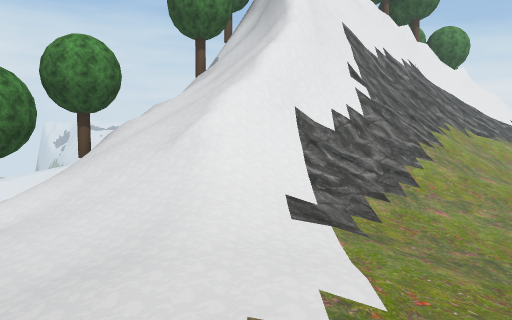
view 1 (above)

17 first-person views from a walk through a Unity game level. The camera is 1.5 m above the floor, tilts 4° down and sees 70° across. The floor is counted in squares, 2 m on a side. Each view is taken from the middle of a square. On the plan, view 1 faces up. The plan holds only what a view shows up to about 11 squares ahead; the rest is blank. The place goes on beyond the plan. Some trees and plants on the terrain are drawn as simple stand-ins. The player is left out.

view 2
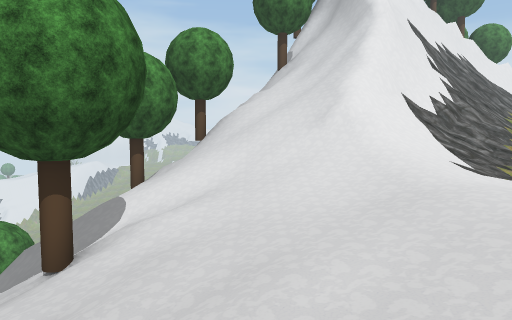

view 3
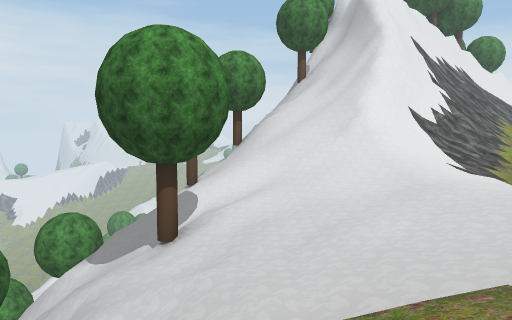

view 4
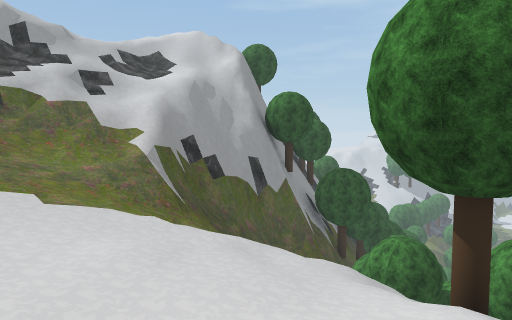

view 5
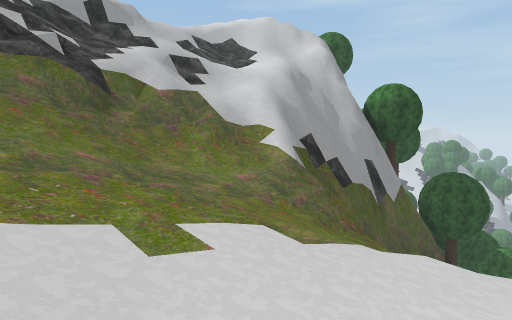

view 6
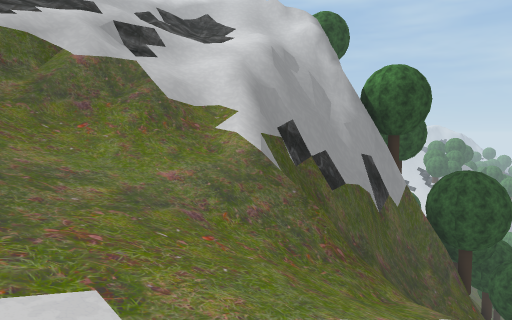

view 7
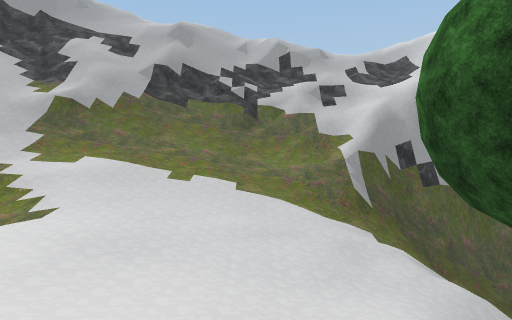

view 8
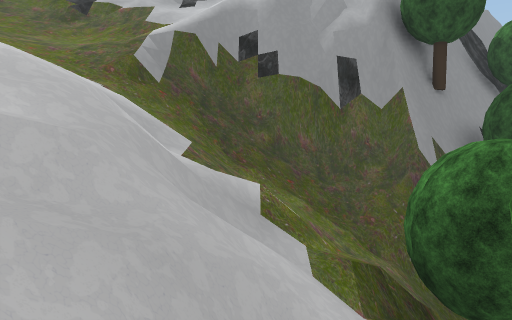

view 9
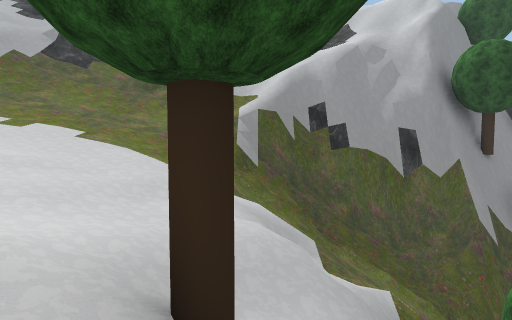

view 10
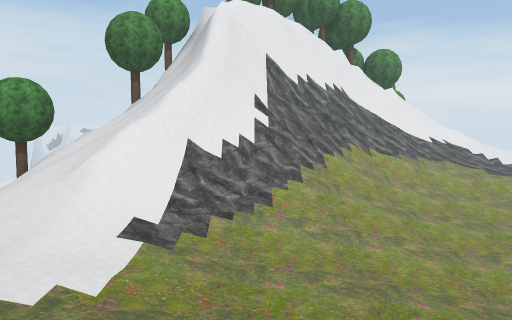

view 11
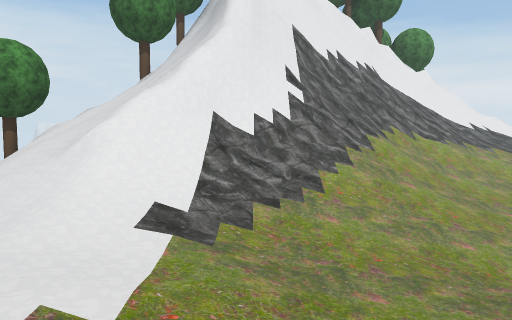

view 12
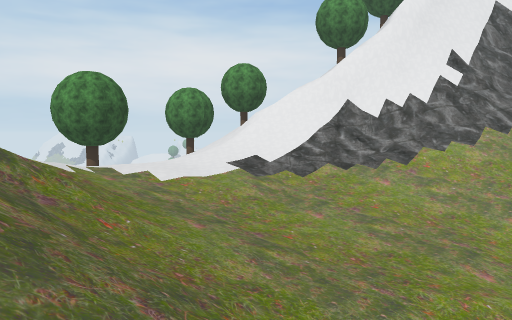

view 13
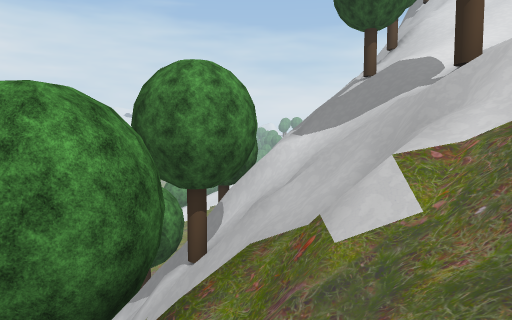

view 14
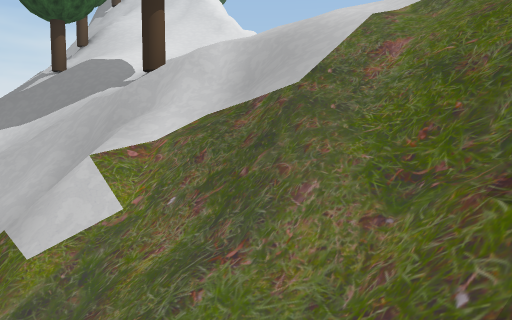

view 15
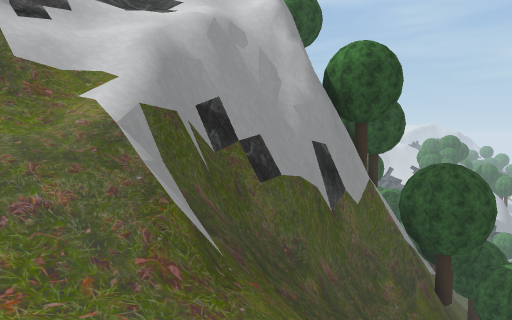

view 16
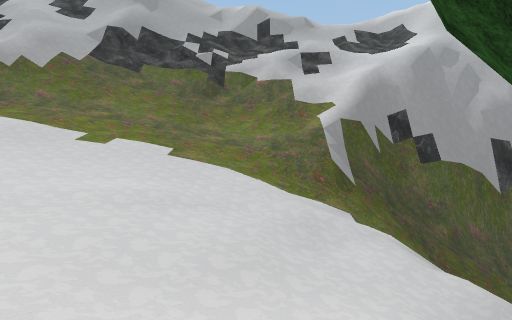

view 17
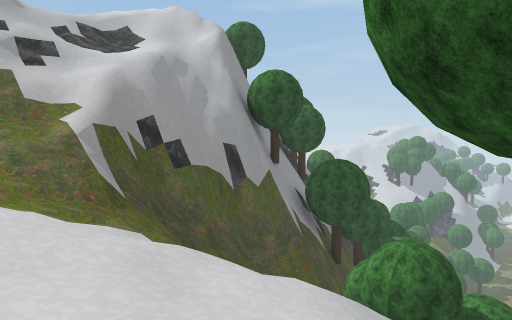

### Floor plan
Key: @ floor where view 1 was taken; # wall or solid block; x gap in a wall; . main floor; : floor 1.75 m higher than the main floor; - floor 3.25 m lower than the main floor; + floor 3.25 m higher than the main floor; * floor 4.75 m higher than the main floor; / step, stairs or slope; = window, fence, low wall or low ledge; v drop or lower ground; T tree.
Columns run from 15 left of view 1 to 10 right of it. Each row starts with its distance up from view 1.
 11             ////xv#=/////
 10         v:TT////##==/////
  9      #T  .//////##//////..
  8      TT  T/////=////////..
  7     T    /////#/////////..
  6     v=#x=//////////////..
  5     v==///////////::....
  4     vTT=/T/:/++++::.....
  3     vv-v///::++++::...
  2     #T===/.::++++///..
  1      T-=#//::+++/////
  0    T ////////++@+////
 -1    T#///////////++/   /
 -2    #v///===/////+//
 -3   ########//////////
 -4   ######v///////////
 -5   vvv*vvv//////////
 -6 vvvvvvv////#v//////
 -7    vv/////////
 -8    //////#////
 -9     ///////==/
-10      //=//#v=

Where each view was taken, in squares from view 1:
view 1: 0 up, 0 right, facing up
view 2: 1 down, 3 left, facing up
view 3: 3 down, 4 left, facing up
view 4: 5 up, 1 left, facing down-left
view 5: 1 up, 0 right, facing down-left
view 6: 0 up, 2 left, facing down-left
view 7: 7 up, 3 left, facing down
view 8: 5 up, 8 left, facing down
view 9: 6 up, 6 left, facing down
view 10: 2 down, 3 right, facing up
view 11: 0 up, 2 right, facing up
view 12: 1 down, 7 right, facing up-left
view 13: 2 down, 9 left, facing up
view 14: 2 down, 9 left, facing up-right
view 15: 0 up, 4 left, facing down-left
view 16: 5 up, 4 left, facing down
view 17: 4 up, 3 left, facing down-left
